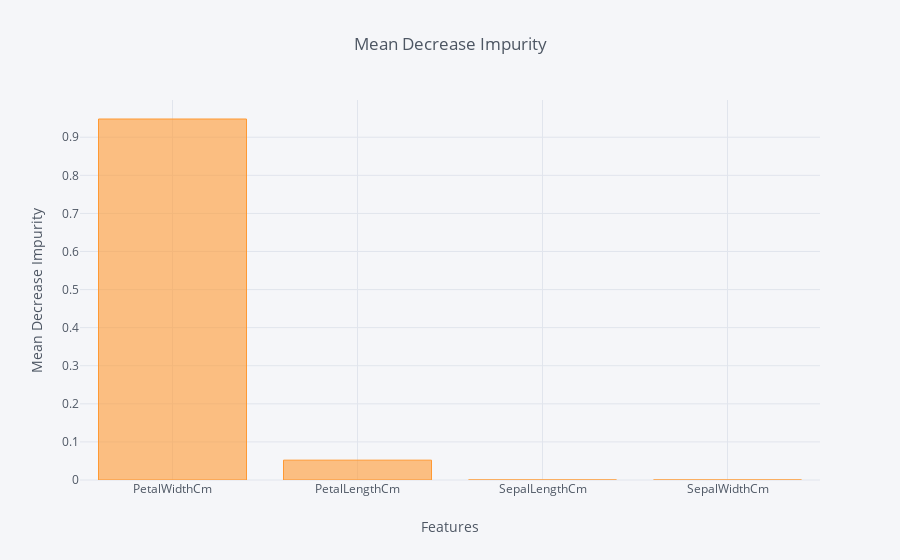

Notebook cell for this chart:
### Code cell
feat_imp = pd.DataFrame({'features': X.columns.tolist(), "mean_decrease_impurity": clf.feature_importances_}).sort_values('mean_decrease_impurity', ascending=False)
feat_imp = feat_imp.head(25)
feat_imp.iplot(kind='bar',
               y='mean_decrease_impurity',
               x='features',
               yTitle='Mean Decrease Impurity',
               xTitle='Features',
               title='Mean Decrease Impurity',
              )

### Figure 1 — Plotly figure (JSON) as saved in the notebook; plotly's stock layout.template omitted (floating-point values rounded to 4 significant figures)
{"data": [{"marker": {"color": "rgba(255, 153, 51, 0.6)", "line": {"color": "rgba(255, 153, 51, 1.0)", "width": 1}}, "name": "mean_decrease_impurity", "orientation": "v", "text": "", "type": "bar", "uid": "bb4a9300-e9c5-4a7c-aca6-81e9fb99aa03", "x": ["PetalWidthCm", "PetalLengthCm", "SepalLengthCm", "SepalWidthCm"], "y": [0.9479, 0.05211, 0, 0]}], "layout": {"legend": {"bgcolor": "#F5F6F9", "font": {"color": "#4D5663"}}, "paper_bgcolor": "#F5F6F9", "plot_bgcolor": "#F5F6F9", "title": {"font": {"color": "#4D5663"}, "text": "Mean Decrease Impurity"}, "xaxis": {"gridcolor": "#E1E5ED", "showgrid": true, "tickfont": {"color": "#4D5663"}, "title": {"font": {"color": "#4D5663"}, "text": "Features"}, "zerolinecolor": "#E1E5ED"}, "yaxis": {"gridcolor": "#E1E5ED", "showgrid": true, "tickfont": {"color": "#4D5663"}, "title": {"font": {"color": "#4D5663"}, "text": "Mean Decrease Impurity"}, "zerolinecolor": "#E1E5ED"}}}
